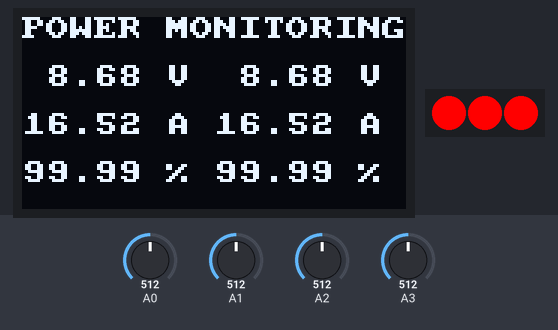
This sketch was run on a simulated Arduino Uno, built with avr-gcc and run on an emulated ATmega328P. Shown: 128×64 one-colour display, 3 RGB LEDs in strip order, left to right. The test bench sets the inputs (shaded band); at power-on: A0 = 512, A1 = 512, A2 = 512, A3 = 512.

Above: at 1.4 s.
1.5 s: A0 set to 716
At 2.8 s:
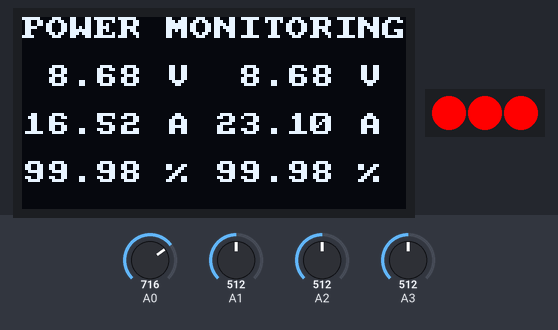
4.5 s: A1 set to 716
At 7.2 s:
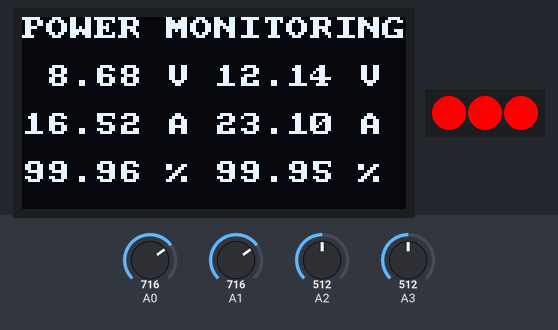
7.5 s: A2 set to 716
At 8.8 s:
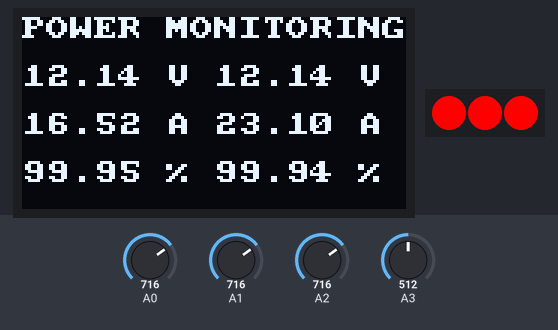
9.4 s: A3 set to 716
At 10.8 s:
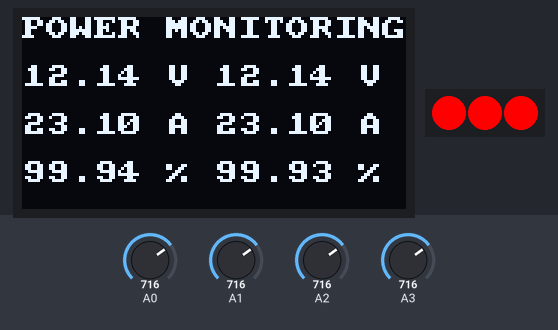
11.6 s: A0 set to 992
At 13.1 s:
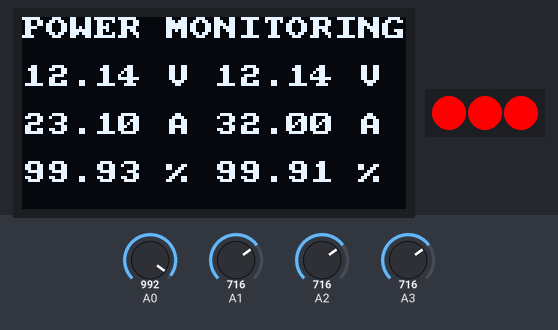
13.9 s: A1 set to 992
At 15.7 s:
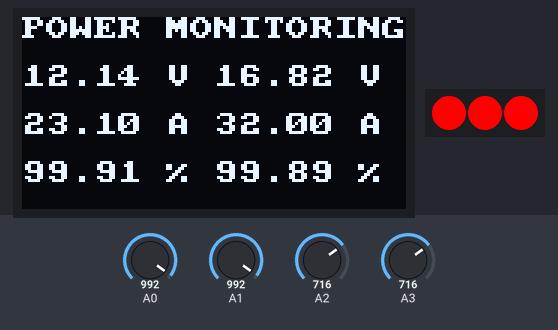
Timing chart, 0 to 17.2 s (numbered marks = the images above; inputs shaded):
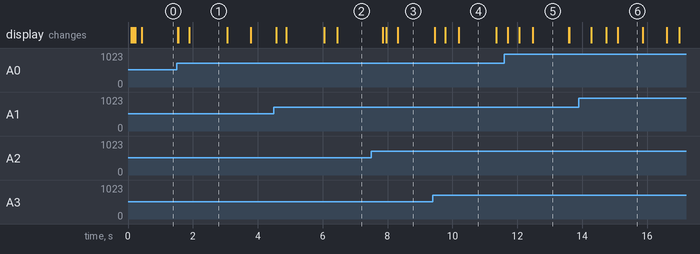

Measured:
- what the display in image 1 shows lasts 1.2 s, from 1.9 s to 3.1 s

The sketch:

PMB.ino
```cpp
#include <PololuLedStrip.h>
#include <Arduino.h>
#include <U8x8lib.h>
#include <stdlib.h>

// Create an ledStrip object and specify the pin it will use.
PololuLedStrip<12> ledStrip;

// Create a buffer for holding the colors (3 bytes per color).
#define LED_COUNT 3
rgb_color colors[LED_COUNT];

#define RED    rgb_color(255,0,0)
#define GREEN  rgb_color(0,255,0)

// OLED I2C init
U8X8_SSD1306_128X64_NONAME_HW_I2C u8x8(/* reset=*/ U8X8_PIN_NONE);

float current1, current2, voltage1, voltage2, track1, track2;
int count;

void draw(){
  u8x8.drawString( 0, 0, "POWER MONITORING");
  u8x8.drawString( 0, 2, "      V       V ");
  u8x8.drawString( 0, 4, "      A       A ");
  u8x8.drawString( 0, 6, "      %       % ");
}

void updateOled(float volt1,float volt2, float curr1, float curr2, float in1, float in2){
  char test[5];

  dtostrf(volt1,5,2,test);
  u8x8.drawString( 0, 2, test);

  dtostrf(volt2,5,2,test);
  u8x8.drawString( 8, 2, test);

  dtostrf(curr1,5,2,test);
  u8x8.drawString( 0, 4, test);

  dtostrf(curr2,5,2,test);
  u8x8.drawString( 8, 4, test);

  dtostrf(99.99f - in1,5,2,test);
  u8x8.drawString( 0, 6, test);

  dtostrf(99.99f - in2,5,2,test);
  u8x8.drawString( 8, 6, test);
}

SIGNAL(TIMER0_COMPA_vect) {
  count++;

  if(count == 100){
    count = 0;

    current1 = (analogRead(3) * 33.0f) / 1023.0f;
    current2 = (analogRead(0) * 33.0f) / 1023.0f;

    track1 += (current1 / 36000.0f);
    track2 += (current2 / 36000.0f);

    voltage1 = (analogRead(2) * 3.3f * 24.7f) / (1023.0f * 4.7f);
    voltage2 = (analogRead(1) * 3.3f * 24.7f) / (1023.0f * 4.7f);
  }
}

void setup() {
  OCR0A = 0xAF;
  TIMSK0 |= _BV(OCIE0A);

  u8x8.begin();
  u8x8.setPowerSave(0);
  u8x8.setFont(u8x8_font_amstrad_cpc_extended_r);
  draw();

  for(uint16_t i = 0; i < LED_COUNT; i++)
    colors[i] = GREEN;

  ledStrip.write(colors, LED_COUNT);
}

void loop() {
  if((voltage1 < 13.2) || (voltage2 < 13.2)){
    for(uint16_t i = 0; i < LED_COUNT; i++)
      colors[i] = RED;
  }
  else{
    for(uint16_t i = 0; i < LED_COUNT; i++)
      colors[i] = GREEN;
  }

  updateOled(voltage1, voltage2, current1, current2, track1, track2);

  ledStrip.write(colors, LED_COUNT);
  delay(250);
}
```
